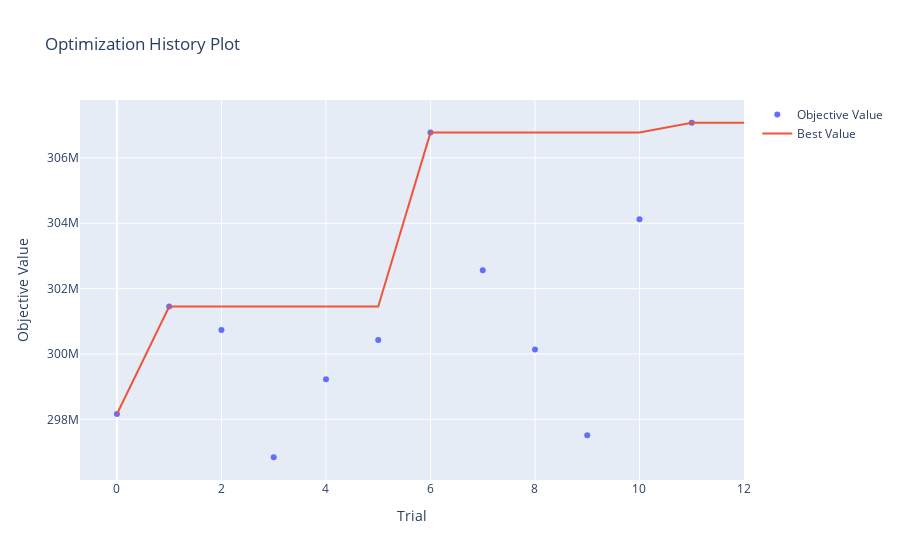

The notebook cell this image was saved under:
### Code cell
optuna.visualization.plot_optimization_history(study)

### Figure 1 — Plotly figure (JSON) as saved in the notebook; plotly's stock layout.template omitted (floating-point values rounded to 4 significant figures)
{"data": [{"mode": "markers", "name": "Objective Value", "type": "scatter", "x": [0, 1, 2, 3, 4, 5, 6, 7, 8, 9, 10, 11], "y": [298165000, 301455000, 300734000, 296842000, 299229000, 300426000, 306775000, 302561000, 300139000, 297514000, 304122000, 307076000]}, {"mode": "lines", "name": "Best Value", "type": "scatter", "x": [0, 1, 2, 3, 4, 5, 6, 7, 8, 9, 10, 11, 12], "y": [298165000, 301455000, 301455000, 301455000, 301455000, 301455000, 306775000, 306775000, 306775000, 306775000, 306775000, 307076000, 307076000]}, {"marker": {"color": "#cccccc"}, "mode": "markers", "name": "Infeasible Trial", "showlegend": false, "type": "scatter", "x": [], "y": []}], "layout": {"title": {"text": "Optimization History Plot"}, "xaxis": {"title": {"text": "Trial"}}, "yaxis": {"title": {"text": "Objective Value"}}}}
